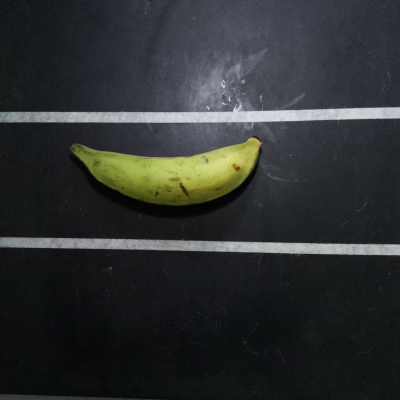
#> input picture python/HSV/2.jpg, 400 x 400 px
$ python hsv_color.py
#> lines starting #> are read from the running program, lines starting #| are printed output that depends on the picture; after the words box and inside, x2 and y2 are one past the last pixel; in counts of white or black regions, pixels touching at a corner belong together; long printed decimals are rounded
import matplotlib.pyplot as plt
import numpy as np
from skimage import data
from skimage.color import rgb2hsv
from skimage import io


img = io.imread("2.jpg")
#> img is the input picture: shape (400, 400, 3); mean R, G, B 45.9, 48.4, 48.6

hsv_img = rgb2hsv(img)
#> hsv_img: shape (400, 400, 3) float64; mean of channels 0, 1, 2 0.559, 0.184, 0.206
hsv_verde = hsv_img
print(hsv_img[200][200][0])
#| 0.1696
n = hsv_img.shape
#> n = (400, 400, 3)
imgc=np.zeros(n)

#segmentacion usando solamente el matiz

for x in range(n[0]):
	for y in range(n[0]):
		if hsv_img[x][y][0] <= 0.369:
			imgc[x][y]= 1
		else:
			imgc[x][y]= 0
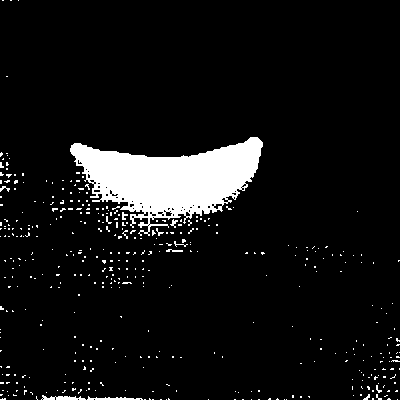
#> imgc: shape (400, 400, 3) float64; values 0 (black) and 1 (white), 7.4% white; 421 white regions (409 under 20 px), largest, box (x1, y1, x2, y2) and area: (70, 137, 263, 236) 9759, (41, 395, 86, 400) 134, (87, 396, 143, 400) 119


io.imshow(imgc)
io.show()
